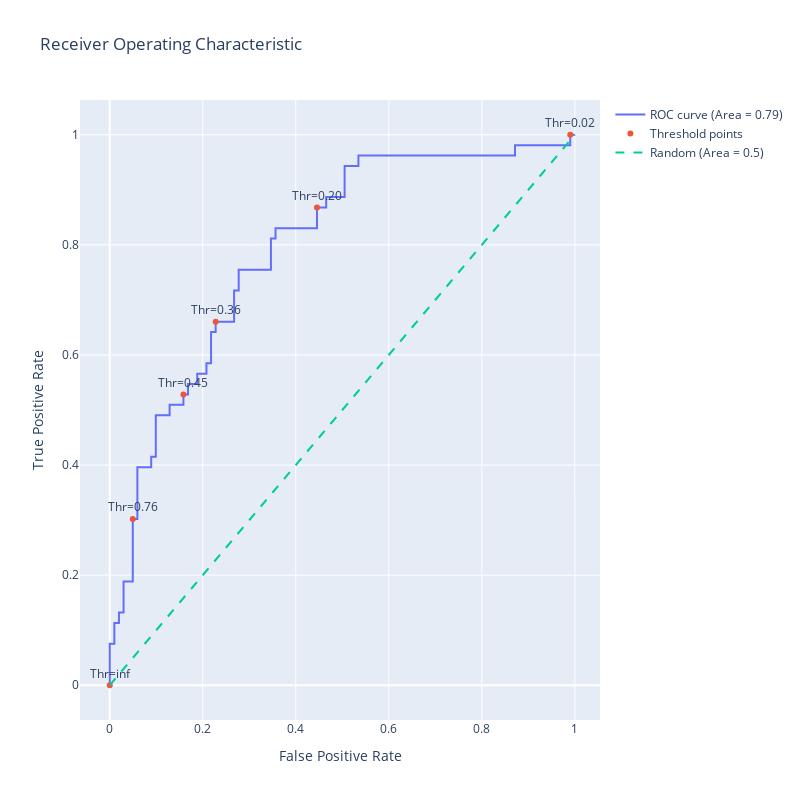

Here is the notebook cell this chart was saved with:
### Code cell
import plotly.graph_objects as go
import numpy as np
from sklearn.metrics import roc_auc_score

# Assuming fpr, tpr, thresholds are already calculated as before
fpr, tpr, thresholds = roc_curve(y_test, y_scores)

# Calculate the AUC (Area Under the Curve)
roc_auc = roc_auc_score(y_test, y_scores)

# Generate a trace for ROC curve
trace0 = go.Scatter(
    x=fpr,
    y=tpr,
    mode='lines',
    name=f'ROC curve (Area = {roc_auc:.2f})'
)

# Only label every nth point to avoid cluttering
n = 10
indices = np.arange(len(thresholds)) % n == 0  # Choose indices where index mod n is 0

trace1 = go.Scatter(
    x=fpr[indices],
    y=tpr[indices],
    mode='markers+text',
    name='Threshold points',
    text=[f"Thr={thr:.2f}" for thr in thresholds[indices]],
    textposition='top center'
)

# Diagonal line
trace2 = go.Scatter(
    x=[0, 1],
    y=[0, 1],
    mode='lines',
    name='Random (Area = 0.5)',
    line=dict(dash='dash')
)

data = [trace0, trace1, trace2]

# Define layout with square aspect ratio
layout = go.Layout(
    title='Receiver Operating Characteristic',
    xaxis=dict(title='False Positive Rate'),
    yaxis=dict(title='True Positive Rate'),
    autosize=False,
    width=800,
    height=800,
    showlegend=True
)

# Define figure and add data
fig = go.Figure(data=data, layout=layout)

# Show figure
fig.show()

### Figure 1 — Plotly figure (JSON) as saved in the notebook; plotly's stock layout.template omitted (floating-point values rounded to 4 significant figures)
{"data": [{"mode": "lines", "name": "ROC curve (Area = 0.79)", "type": "scatter", "x": [0.0, 0.0, 0.0, 0.009901, 0.009901, 0.0198, 0.0198, 0.0297, 0.0297, 0.0495, 0.0495, 0.05941, 0.05941, 0.08911, 0.08911, 0.09901, 0.09901, 0.1287, 0.1287, 0.1584, 0.1584, 0.1683, 0.1683, 0.1881, 0.1881, 0.2079, 0.2079, 0.2178, 0.2178, 0.2277, 0.2277, 0.2673, 0.2673, 0.2772, 0.2772, 0.3465, 0.3465, 0.3564, 0.3564, 0.4455, 0.4455, 0.4653, 0.4653, 0.505, 0.505, 0.5347, 0.5347, 0.8713, 0.8713, 0.9901, 0.9901, 1.0], "y": [0.0, 0.01887, 0.07547, 0.07547, 0.1132, 0.1132, 0.1321, 0.1321, 0.1887, 0.1887, 0.3019, 0.3019, 0.3962, 0.3962, 0.4151, 0.4151, 0.4906, 0.4906, 0.5094, 0.5094, 0.5283, 0.5283, 0.5472, 0.5472, 0.566, 0.566, 0.5849, 0.5849, 0.6415, 0.6415, 0.6604, 0.6604, 0.717, 0.717, 0.7547, 0.7547, 0.8113, 0.8113, 0.8302, 0.8302, 0.8679, 0.8679, 0.8868, 0.8868, 0.9434, 0.9434, 0.9623, 0.9623, 0.9811, 0.9811, 1.0, 1.0]}, {"mode": "markers+text", "name": "Threshold points", "text": ["Thr=inf", "Thr=0.76", "Thr=0.45", "Thr=0.36", "Thr=0.20", "Thr=0.02"], "textposition": "top center", "type": "scatter", "x": [0.0, 0.0495, 0.1584, 0.2277, 0.4455, 0.9901], "y": [0.0, 0.3019, 0.5283, 0.6604, 0.8679, 1.0]}, {"line": {"dash": "dash"}, "mode": "lines", "name": "Random (Area = 0.5)", "type": "scatter", "x": [0, 1], "y": [0, 1]}], "layout": {"autosize": false, "height": 800, "showlegend": true, "title": {"text": "Receiver Operating Characteristic"}, "width": 800, "xaxis": {"title": {"text": "False Positive Rate"}}, "yaxis": {"title": {"text": "True Positive Rate"}}}}
